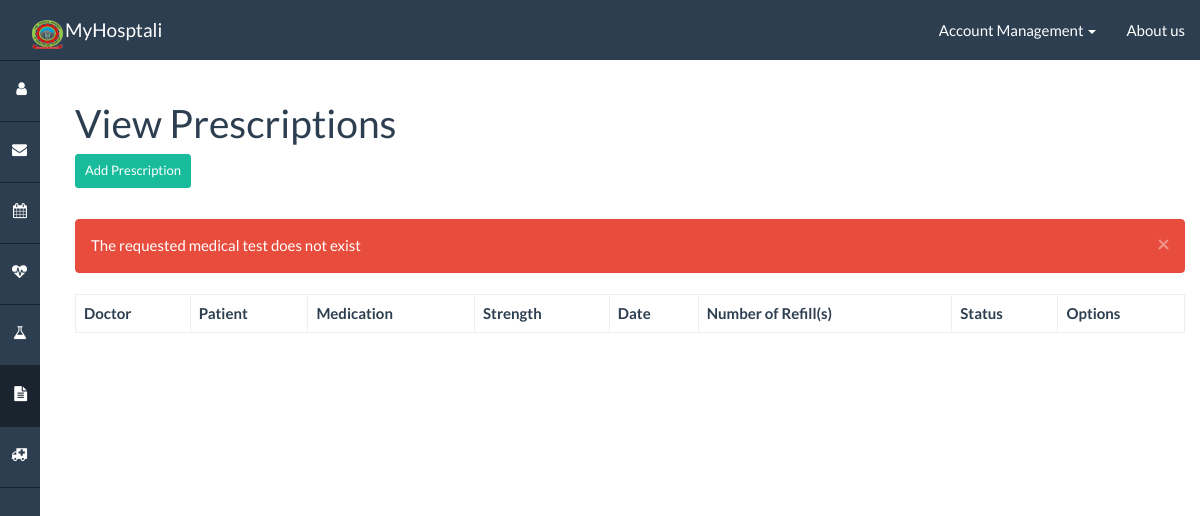
Page /prescription/list/ (signed in) on the earlier database version.
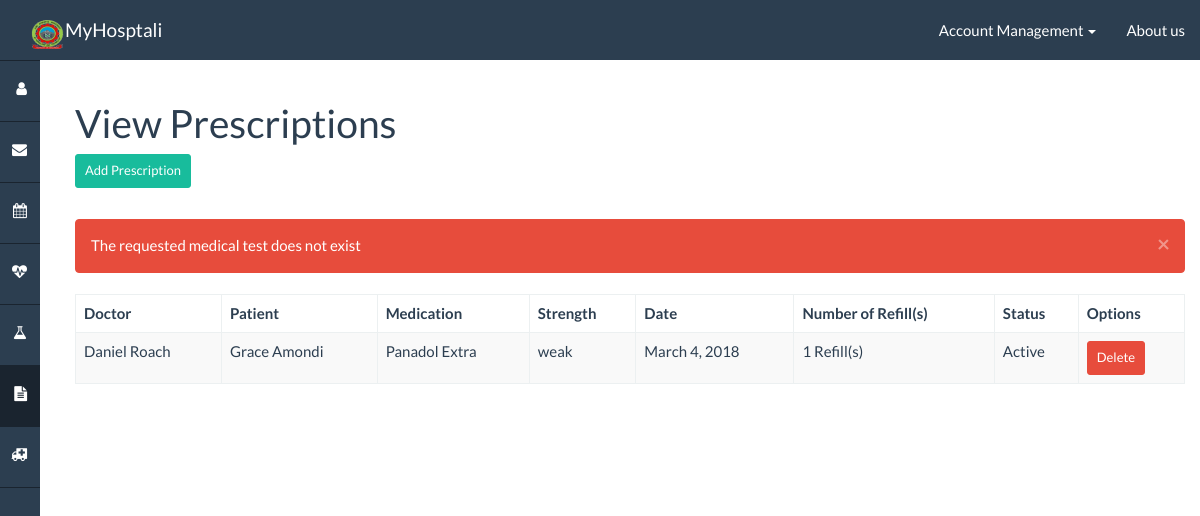
Same page on the later database version.
### healthnet/models.py (models this page shows, shortened)
class Prescription(models.Model):
    patient = models.ForeignKey(Account, related_name="prescriptions_patient")
    doctor = models.ForeignKey(Account, related_name="prescriptions_doctor")
    date = models.DateField()
    medication = models.CharField(max_length=100)
    strength = models.CharField(max_length=30)
    instruction = models.CharField(max_length=200)
    refill = models.IntegerField()
    active = models.BooleanField(default=True)

class Account(models.Model):
    ACCOUNT_UNKNOWN = 0
    ACCOUNT_PATIENT = 10
    ACCOUNT_NURSE = 20
    ACCOUNT_DOCTOR = 30
    ACCOUNT_ADMIN = 40
    ACCOUNT_TYPES = (
        (ACCOUNT_UNKNOWN, "Unknown"),
        (ACCOUNT_PATIENT, "Patient"),
        (ACCOUNT_NURSE, "Nurse"),
        (ACCOUNT_DOCTOR, "Doctor"),
        (ACCOUNT_ADMIN, "Admin"),
    )
    EMPLOYEE_TYPES = (
        (ACCOUNT_NURSE, "Nurse"),
        (ACCOUNT_DOCTOR, "Doctor"),
        (ACCOUNT_ADMIN, "Admin"),
    )
    role = models.IntegerField(default=0, choices=ACCOUNT_TYPES)
    profile = models.OneToOneField(Profile)
    user = models.OneToOneField(User)
    class Admin:
        list_display = (
            'role',
            'profile',
            'user'
        )

class Profile(models.Model):
    GENDER = (
        ('M', "Male"),
        ('F', "Female"),
    )
    firstname = models.CharField(blank=True, max_length=50)
    lastname = models.CharField(blank=True, max_length=50)
    insurance = models.CharField(blank=True, max_length=50)
    emergencyContactName = models.CharField(blank=True, max_length=50)
    emergencyContactNumber = models.CharField(blank=True, max_length=20)
    sex = models.CharField(blank=True, max_length=1, choices=GENDER)
    birthday = models.DateField(default=date(1000, 1, 1))
    phone = models.CharField(blank=True, max_length=20)
    allergies = models.CharField(blank=True, max_length=250)
    created = models.DateTimeField(auto_now_add=True)
    prefHospital = models.ForeignKey(Hospital, null=True, related_name="profiles_prefhospital")
    linkedEmergencyContact = models.ForeignKey('Account', null=True, related_name="profiles_contact")
    primaryCareDoctor = models.ForeignKey('Account', null=True, related_name="profiles_primarycaredoctor")
    def __str__(self):
        return self.firstname + " " + self.lastname

### healthnet/views_prescription.py (the view, shortened to what this page needs)
# urls.py: url(r'^prescription/list/$', views_prescription.list_view, name='prescription/list'),
def list_view(request):
    authentication_result = views.authentication_check(
        request,
        [Account.ACCOUNT_DOCTOR, Account.ACCOUNT_NURSE, Account.ACCOUNT_PATIENT]
    )
    if authentication_result is not None: return authentication_result
    template_data = views.parse_session(request)
    if request.user.account.role == Account.ACCOUNT_DOCTOR:
        prescriptions = Prescription.objects.filter(doctor=request.user.account)
    elif request.user.account.role == Account.ACCOUNT_PATIENT:
        prescriptions = Prescription.objects.filter(patient=request.user.account)
    else:
        prescriptions = Prescription.objects.all()
    template_data['query'] = prescriptions.order_by('date')
    return render(request, 'healthnet/prescription/list.html', template_data)

### healthnet/templatetags/app_filters.py (called while the page is built)
@register.filter(name='isAuthenticated')
def isAuthenticated(user):
    return user.is_authenticated()

### healthnet/views.py (called while the page is built)
def parse_session(request, template_data=None):
    if template_data is None:
        template_data = {}
    if request.session.has_key('alert_success'):
        template_data['alert_success'] = request.session.get('alert_success')
        del request.session['alert_success']
    if request.session.has_key('alert_danger'):
        template_data['alert_danger'] = request.session.get('alert_danger')
        del request.session['alert_danger']
    return template_data

### templates/healthnet/prescription/list.html (shortened to what this page needs)
{% extends "base.html" %}
{% load app_filters %}
{% block sidebar_prescription %}active{% endblock %}
{% block body_header %}
    View Prescriptions
    {% if user.account.role == 30 %}
        <br>
        <a class="btn btn-success btn-sm" href="/prescription/create/" role="button">Add Prescription</a>
    {% endif %}
{% endblock %}
{% block body %}
    <table id="datatable" class="table table-hover table-striped table-bordered">
        <thead>
            <th>Doctor</th>
            <th>Patient</th>
            <th>Medication</th>
            <th>Strength</th>
            <th>Date</th>
            <th>Number of Refill(s)</th>
            <th>Status</th>
            <th data-defaultsort='disabled'>Options</th>
        </thead>
        <tbody>
            {% for prescription in query %}
                <tr>
                    <td>{{ prescription.doctor.profile }}</td>
                    <td>{{ prescription.patient.profile }}</td>
                    <td>{{ prescription.medication }}</td>
                    <td>{{ prescription.strength }}</td>
                    <td data-value="{{ prescription.date|date:'U' }}">{{ prescription.date }}</td>
                    <td>{{ prescription.refill }} Refill(s)</td>
                    <td>{% if prescription.active %}Active{% else %}Deleted{% endif %}</td>
                    <td>
                        {% if prescription.active %}
                            {% if user.account.role == 30 %}
                                <button onclick="proxy{{ prescription.pk }}()" type="button" class="btn btn-danger btn-sm" data-toggle="modal" data-target="#form-modal">Delete</button>
                            {% endif %}
                        {% endif %}
                    </td>
                </tr>
            {% endfor %}
        </tbody>
    </table>
{% endblock %}

Differences in the rows shown:
added Prescription: doctor.profile "Daniel Roach", patient.profile "Grace Amondi", medication "Panadol Extra", strength "weak", date "March 4, 2018", refill "1", active "Active"
